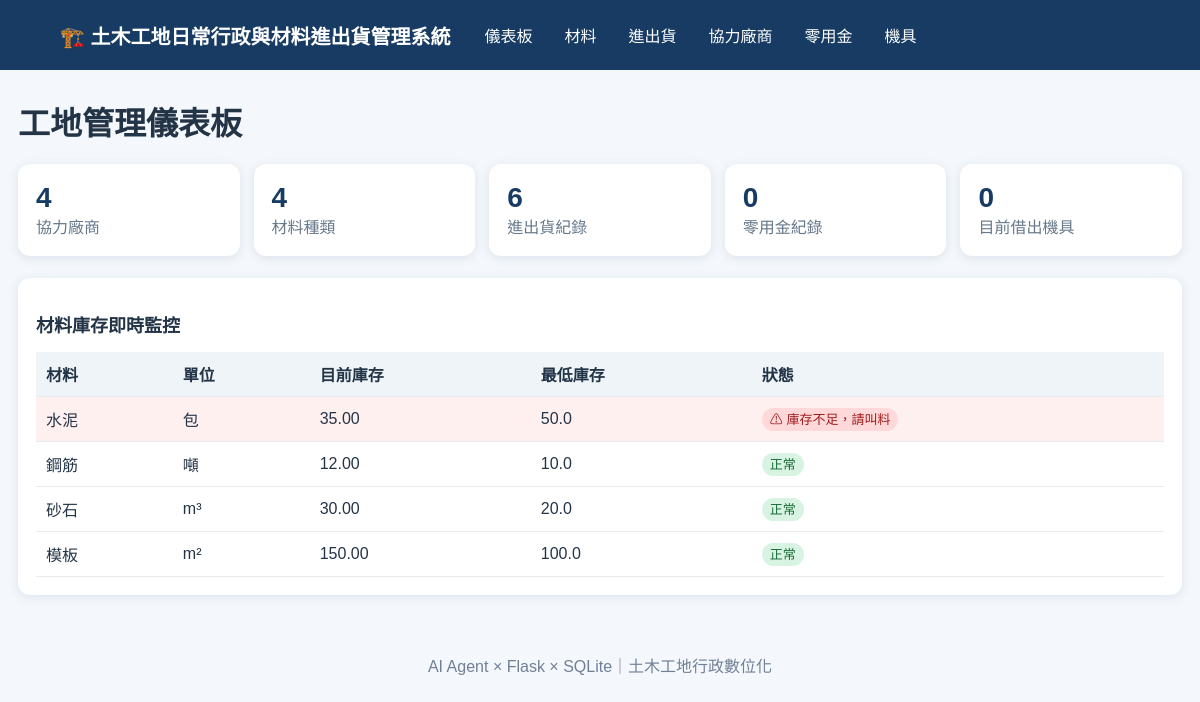
The page / on the database its author committed.
### tables this page shows
CREATE TABLE materials (
 id INTEGER PRIMARY KEY AUTOINCREMENT, name TEXT NOT NULL UNIQUE, unit TEXT NOT NULL, min_stock REAL DEFAULT 0);

### app.py (the view)
@app.route("/")
def dashboard():
    conn = get_db()
    materials = conn.execute("""
      SELECT m.*, COALESCE(SUM(CASE WHEN l.log_type='進貨' THEN l.quantity
                                   WHEN l.log_type='領料' THEN -l.quantity ELSE 0 END),0) stock
      FROM materials m LEFT JOIN material_logs l ON m.id=l.material_id
      GROUP BY m.id ORDER BY m.id
    """).fetchall()
    stats = {
        "vendors": conn.execute("SELECT COUNT(*) FROM vendors").fetchone()[0],
        "materials": len(materials),
        "logs": conn.execute("SELECT COUNT(*) FROM material_logs").fetchone()[0],
        "expenses": conn.execute("SELECT COUNT(*) FROM expenses").fetchone()[0],
        "equipment": conn.execute("SELECT COUNT(*) FROM equipment WHERE status='借出'").fetchone()[0]
    }
    conn.close()
    return render_template("dashboard.html", materials=materials, stats=stats)

### app.py (called while the page is built)
def get_db():
    conn = sqlite3.connect(DB)
    conn.row_factory = sqlite3.Row
    conn.execute("PRAGMA foreign_keys = ON")
    return conn

### templates/dashboard.html
{% extends "base.html" %}{% block content %}
<h1>工地管理儀表板</h1>
<div class="cards">
<div class="card"><b>{{stats.vendors}}</b><span>協力廠商</span></div>
<div class="card"><b>{{stats.materials}}</b><span>材料種類</span></div>
<div class="card"><b>{{stats.logs}}</b><span>進出貨紀錄</span></div>
<div class="card"><b>{{stats.expenses}}</b><span>零用金紀錄</span></div>
<div class="card"><b>{{stats.equipment}}</b><span>目前借出機具</span></div>
</div>
<section class="panel"><h2>材料庫存即時監控</h2>
<table><tr><th>材料</th><th>單位</th><th>目前庫存</th><th>最低庫存</th><th>狀態</th></tr>
{% for m in materials %}<tr class="{% if m.stock < m.min_stock %}danger{% endif %}">
<td>{{m.name}}</td><td>{{m.unit}}</td><td>{{"%.2f"|format(m.stock)}}</td><td>{{m.min_stock}}</td>
<td>{% if m.stock < m.min_stock %}<span class="badge red">⚠ 庫存不足，請叫料</span>{% else %}<span class="badge green">正常</span>{% endif %}</td>
</tr>{% endfor %}</table></section>
{% endblock %}

### static/style.css (style rules this page uses)
* { box-sizing:border-box }
body { margin:0;background:#f4f7fb;color:#243447;font-family:Arial,"Noto Sans TC",sans-serif }
h1 { margin-bottom:20px }
h2 { font-size:18px }
.cards { display:grid;grid-template-columns:repeat(auto-fit,minmax(150px,1fr));gap:14px;margin-bottom:22px }
.card { background:#fff;padding:18px;border-radius:12px;box-shadow:0 2px 10px #dbe3ec }
.card b { display:block;font-size:28px;color:#173b63 }
.card span { color:#66788a }
.panel { background:#fff;padding:18px;margin:16px 0;border-radius:12px;box-shadow:0 2px 10px #dbe3ec;overflow:auto }
table { border-collapse:collapse;width:100%;min-width:650px }
th,td { border-bottom:1px solid #e6ebf0;padding:10px;text-align:left }
th { background:#eef4f8 }
.danger { background:#fff0f0 }
.badge { padding:4px 8px;border-radius:12px;font-size:13px }
.red { background:#ffd9d9;color:#9f1c1c }
.green { background:#d9f3e2;color:#176b36 }

### rows shown on the page
materials: name "水泥", unit "包", stock "35.00", min_stock "50.0", shows "⚠ 庫存不足，請叫料"
materials: name "鋼筋", unit "噸", stock "12.00", min_stock "10.0", shows "正常"
materials: name "砂石", unit "m³", stock "30.00", min_stock "20.0", shows "正常"
materials: name "模板", unit "m²", stock "150.00", min_stock "100.0", shows "正常"

### other values the page prints
{{ stats.vendors }} "4"
{{ stats.materials }} "4"
{{ stats.logs }} "6"
{{ stats.expenses }} "0"
{{ stats.equipment }} "0"
